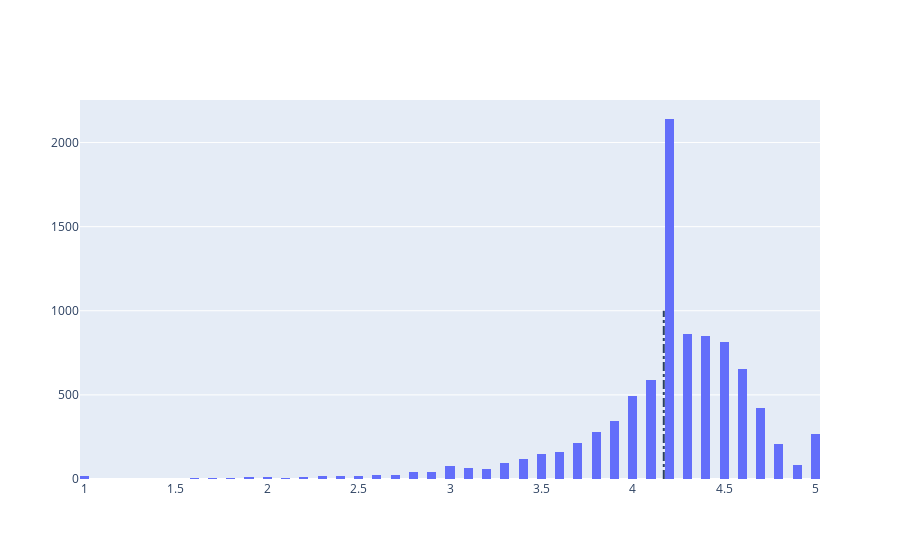

The notebook cell this image was saved under:
### Markdown cell above
# 5.Distribution of app ratings
After having witnessed the market share for each category of apps, let's see how all these apps perform on an average. App ratings (on a scale of 1 to 5) impact the discoverability, conversion of apps as well as the company's overall brand image. Ratings are a key performance indicator of an app.

According to research which shows that the average volume of ratings across all app categories is 4.17. We will will create histogram to show how these apps are distributed as per rating.

### Code cell
# Average rating of apps
avg_app_rating = 4.17
print('Average app rating = ', avg_app_rating)

# Distribution of apps according to their ratings
data = [go.Histogram(
        x = df_google['Rating']
)]

# Vertical dashed line to indicate the average app rating
layout = {'shapes': [{
              'type' :'line',
              'x0': avg_app_rating,
              'y0': 0,
              'x1': avg_app_rating,
              'y1': 1000,
              'line': { 'dash': 'dashdot'}
          }]
          }

plotly.offline.iplot({'data': data, 'layout': layout})

### Figure 1 — Plotly figure (JSON) as saved in the notebook; plotly's stock layout.template omitted (floating-point values rounded to 4 significant figures; data arrays with more than 128 entries replaced by an {"elided": "..."} marker saying what was removed)
{"data": [{"type": "histogram", "x": {"elided": "9214 float values"}}], "layout": {"shapes": [{"line": {"dash": "dashdot"}, "type": "line", "x0": 4.17, "x1": 4.17, "y0": 0, "y1": 1000}]}}
